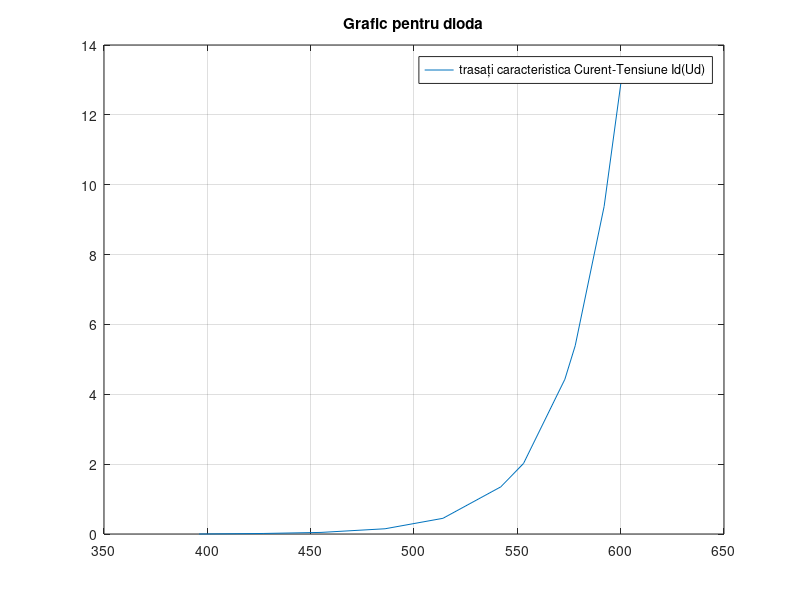
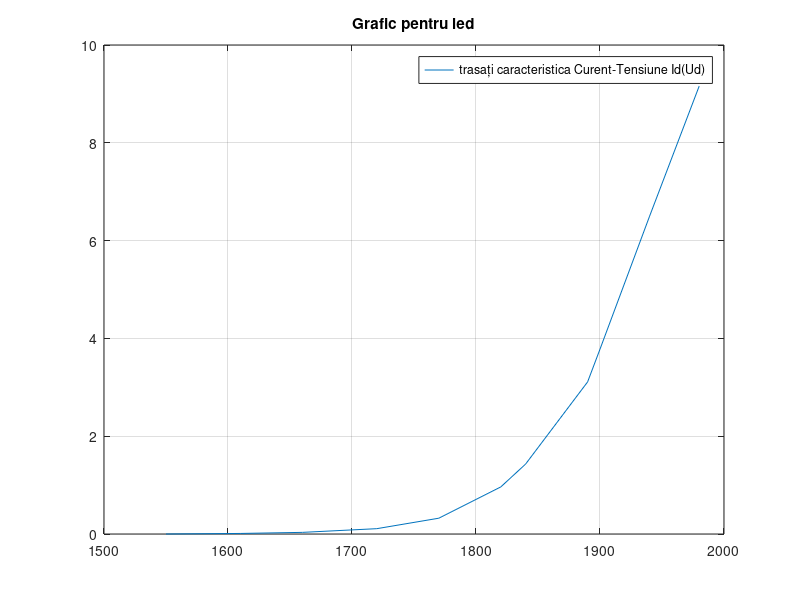

MATLAB code for these plots, in order:
i_dioda = [0, 0.0152, 0.0455, 0.15, 0.449, 1.35, 2.02, 4.43, 5.39, 9.38, 13.3];
u_dioda = [396, 427, 455, 486, 514, 542, 553, 573, 578, 592, 601];

u_led = [1550, 1610, 1660, 1720, 1770, 1820, 1840, 1890, 1900, 1940, 1980];
i_led = [0, 0.0113, 0.0334, 0.109, 0.323, 0.963, 1.43, 3.11, 3.78, 6.5, 9.16];

figure(1)
plot(u_dioda,i_dioda)
title("Grafic pentru dioda")
legend("trasați caracteristica Curent-Tensiune Id(Ud)")
grid ON

figure(2)
plot(u_led,i_led)
title("Grafic pentru led")
legend("trasați caracteristica Curent-Tensiune Id(Ud)")
grid ON